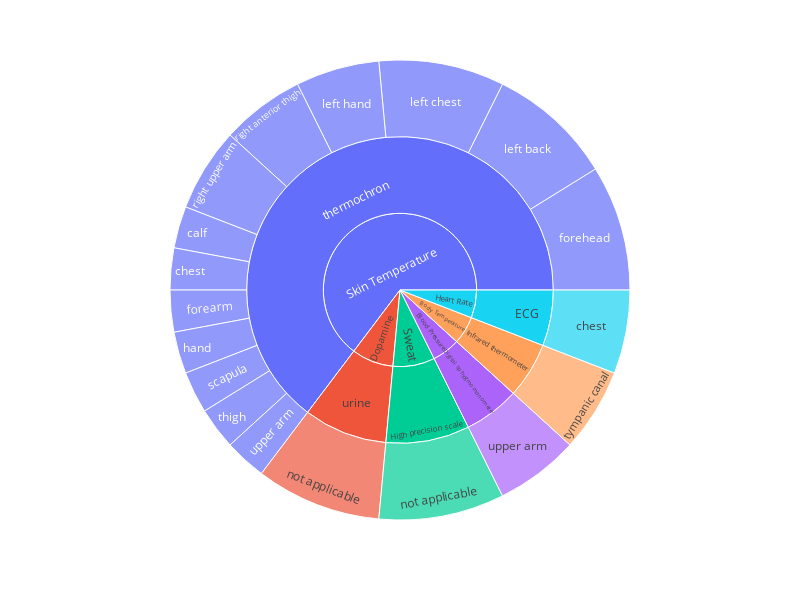

This figure's notebook cell:
### Markdown cell above
#### Additional

### Code cell
fig = px.sunburst(
    df, path=["physio", "how", "where"], width=800, height=600, template="plotly_white"
)

fig.show()

### Figure 1 — Plotly figure (JSON) as saved in the notebook; plotly's stock layout.template omitted (floating-point values rounded to 4 significant figures)
{"data": [{"branchvalues": "total", "domain": {"x": [0, 1], "y": [0, 1]}, "hovertemplate": "labels=%{label}<br>count=%{value}<br>parent=%{parent}<br>id=%{id}<extra></extra>", "ids": ["Skin Temperature/thermochron/calf", "Heart Rate/ECG/chest", "Skin Temperature/thermochron/chest", "Skin Temperature/thermochron/forearm", "Skin Temperature/thermochron/forehead", "Skin Temperature/thermochron/hand", "Skin Temperature/thermochron/left back ", "Skin Temperature/thermochron/left chest", "Skin Temperature/thermochron/left hand", "Sweat/High precision scale/not applicable", "Dopamine/urine/not applicable", "Skin Temperature/thermochron/right anterior thigh", "Skin Temperature/thermochron/right upper arm", "Skin Temperature/thermochron/scapula", "Skin Temperature/thermochron/thigh", "Body Temperature/Infrared thermometer/tympanic canal", "Blood Pressure/Digital sphygmomanometer/upper arm", "Skin Temperature/thermochron/upper arm", "Blood Pressure/Digital sphygmomanometer", "Heart Rate/ECG", "Sweat/High precision scale", "Body Temperature/Infrared thermometer", "Skin Temperature/thermochron", "Dopamine/urine", "Blood Pressure", "Body Temperature", "Dopamine", "Heart Rate", "Skin Temperature", "Sweat"], "labels": ["calf", "chest", "chest", "forearm", "forehead", "hand", "left back ", "left chest", "left hand", "not applicable", "not applicable", "right anterior thigh", "right upper arm", "scapula", "thigh", "tympanic canal", "upper arm", "upper arm", "Digital sphygmomanometer", "ECG", "High precision scale", "Infrared thermometer", "thermochron", "urine", "Blood Pressure", "Body Temperature", "Dopamine", "Heart Rate", "Skin Temperature", "Sweat"], "name": "", "parents": ["Skin Temperature/thermochron", "Heart Rate/ECG", "Skin Temperature/thermochron", "Skin Temperature/thermochron", "Skin Temperature/thermochron", "Skin Temperature/thermochron", "Skin Temperature/thermochron", "Skin Temperature/thermochron", "Skin Temperature/thermochron", "Sweat/High precision scale", "Dopamine/urine", "Skin Temperature/thermochron", "Skin Temperature/thermochron", "Skin Temperature/thermochron", "Skin Temperature/thermochron", "Body Temperature/Infrared thermometer", "Blood Pressure/Digital sphygmomanometer", "Skin Temperature/thermochron", "Blood Pressure", "Heart Rate", "Sweat", "Body Temperature", "Skin Temperature", "Dopamine", "", "", "", "", "", ""], "type": "sunburst", "values": [1, 2, 1, 1, 3, 1, 3, 3, 2, 3, 3, 2, 2, 1, 1, 2, 2, 1, 2, 2, 3, 2, 22, 3, 2, 2, 3, 2, 22, 3]}], "layout": {"height": 600, "legend": {"tracegroupgap": 0}, "margin": {"t": 60}, "width": 800}}
